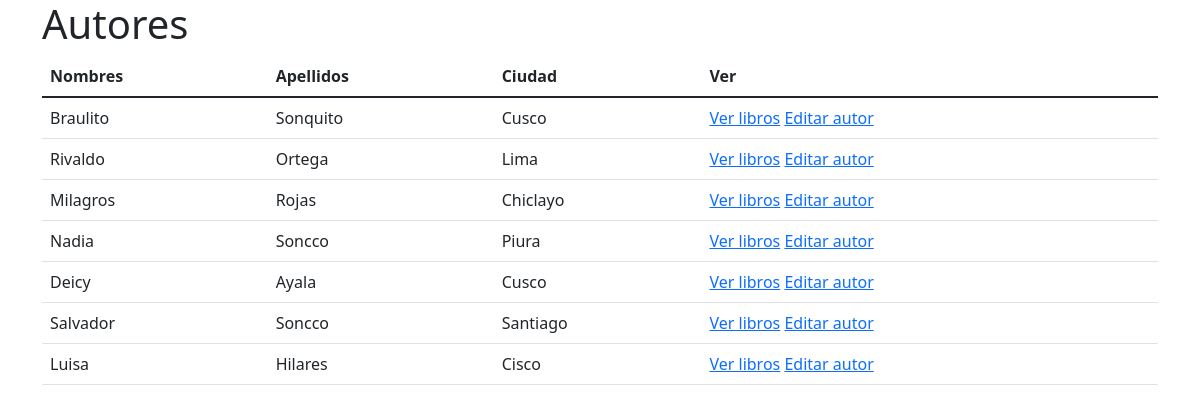
The page /autores/ on the database its author committed.
### core/models.py (models this page shows, shortened)
class Autor(models.Model):
    nombres = models.CharField(max_length=255)
    apellidos = models.CharField(max_length=255)
    ciudad = models.CharField(max_length=255)

### core/views.py (the view)
# urls.py: path('autores/', views.autores),
def autores(request):
    autores_lista = Autor.objects.all()
    context = {'autores': autores_lista}
    return render(request, 'core/autores.html', context)

### core/templates/core/autores.html
{% extends 'core/base.html' %}
{% block contenido %}
  <h1>Autores</h1>
    <table class="table">
      <thead>
        <tr>
          <th>Nombres</th>
          <th>Apellidos</th>
          <th>Ciudad</th>
          <th>Ver</th>
        </tr>
      </thead>
      <tbody>
        {% for autor in autores %}
        <tr>
          <td>{{ autor.nombres }}</td>
          <td>{{ autor.apellidos }}</td>
          <td>{{ autor.ciudad }}</td>
          <td>
          <a href="{% url "core:ver_libros" autor.id %}">Ver libros</a>
          <a href="{% url "core:editar_autor" autor.id %}">Editar autor</a>
          </td>
        </tr>
        {% endfor %}
      </tbody>
    </table>
{% endblock %}

### core/templates/core/base.html (shortened to what this page needs)
<!DOCTYPE html>
<html lang="en">
  <head>
    <link
      href="https://cdn.jsdelivr.net/npm/bootstrap@5.1.3/dist/css/bootstrap.min.css"
      rel="stylesheet"
    />
  </head>
  <body>
    <div class="container">
    {% block contenido %}{% endblock %}
    </div>
  </body>
</html>

### rows shown on the page
Autor: nombres "Braulito", apellidos "Sonquito", ciudad "Cusco"
Autor: nombres "Rivaldo", apellidos "Ortega", ciudad "Lima"
Autor: nombres "Milagros", apellidos "Rojas", ciudad "Chiclayo"
Autor: nombres "Nadia", apellidos "Soncco", ciudad "Piura"
Autor: nombres "Deicy", apellidos "Ayala", ciudad "Cusco"
Autor: nombres "Salvador", apellidos "Soncco", ciudad "Santiago"
Autor: nombres "Luisa", apellidos "Hilares", ciudad "Cisco"
